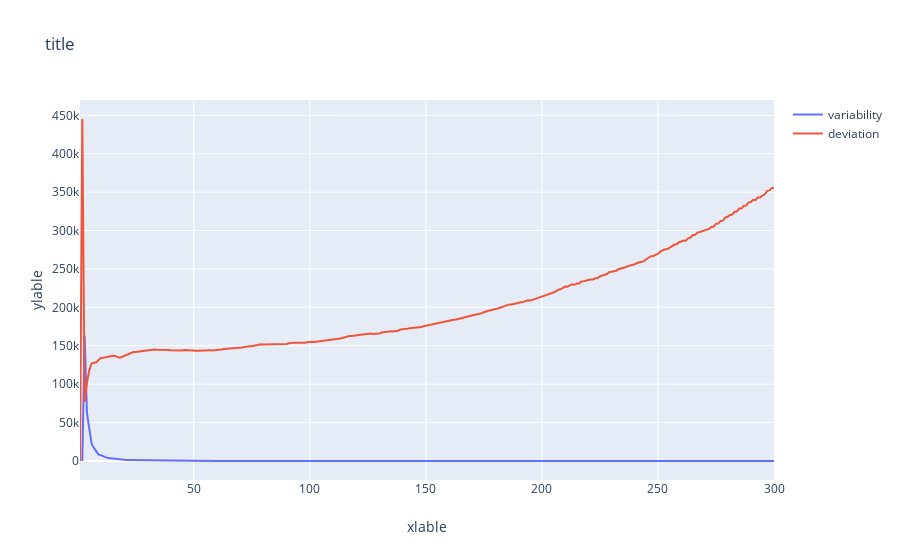

Notebook code for this chart:
### Code cell
plot(2, [num_points, num_points], [var_ind, dev_ind],
     legend=['variability','deviation'])

### Figure 1 — Plotly figure (JSON) as saved in the notebook; plotly's stock layout.template omitted (floating-point values rounded to 4 significant figures; data arrays with more than 128 entries replaced by an {"elided": "..."} marker saying what was removed)
{"data": [{"mode": "lines", "name": "variability", "showlegend": true, "type": "scatter", "x": {"elided": "300 int values"}, "y": {"elided": "300 float values"}}, {"mode": "lines", "name": "deviation", "showlegend": true, "type": "scatter", "x": {"elided": "300 int values"}, "y": {"elided": "300 float values"}}], "layout": {"title": {"text": "title"}, "xaxis": {"title": {"text": "xlable"}}, "yaxis": {"title": {"text": "ylable"}}}}
